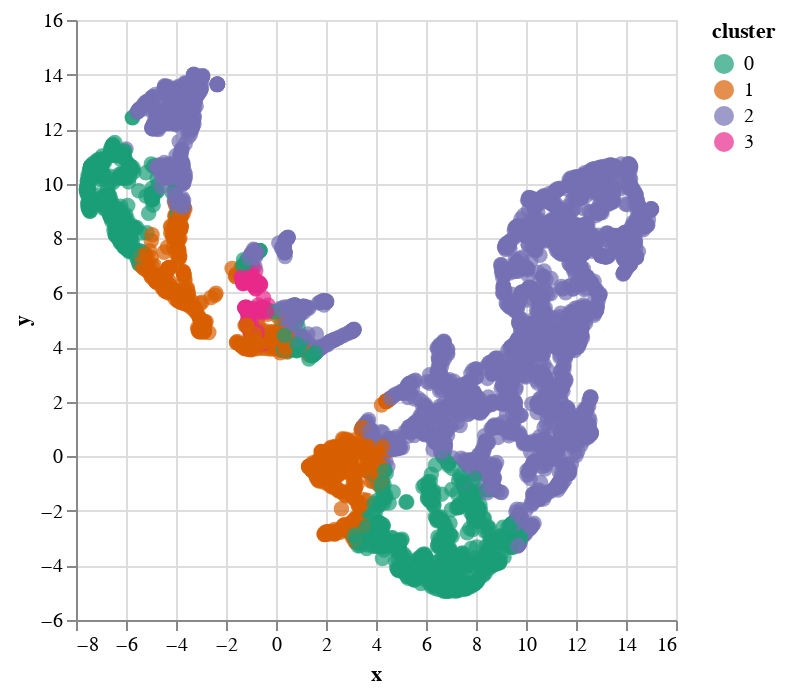

Notebook code for this chart:
### Code cell
# construct a new df from the embeddings
vis_data = pd.DataFrame(embeddings)
vis_data['sector'] = loans['sector'].iloc[sample_indices].values
vis_data['country'] = loans['country'].iloc[sample_indices].values
vis_data['activity'] = loans['activity'].iloc[sample_indices].values

# cluster & prepare for color
clusterer = KMeans(n_clusters=4)
vis_data['cluster'] = clusterer.fit_predict(sample_data)  # Tildel klyngeetiketter

# rename for matching
vis_data.columns = ['x', 'y', 'sector', 'country', 'activity', 'cluster']

# create an interactive scatter plot using altair with colors
chart = alt.Chart(vis_data).mark_circle(size=60).encode(
    x='x',
    y='y',
    tooltip=['sector', 'country', 'activity'],  # info when hovering mouse
    color=alt.Color('cluster:N', scale=alt.Scale(scheme='dark2'))
).interactive()

chart

### Figure 1 — Vega-Lite specification as saved in the notebook (floating-point values rounded to 4 significant figures; data arrays with more than 128 entries replaced by an {"elided": "..."} marker saying what was removed)
{"config": {"view": {"continuousWidth": 300, "continuousHeight": 300}}, "data": {"name": "data-1b2f79c43a627583c1650e0f31ccba9c"}, "mark": {"type": "circle", "size": 60}, "encoding": {"color": {"field": "cluster", "scale": {"scheme": "dark2"}, "type": "nominal"}, "tooltip": [{"field": "sector", "type": "nominal"}, {"field": "country", "type": "nominal"}, {"field": "activity", "type": "nominal"}], "x": {"field": "x", "type": "quantitative"}, "y": {"field": "y", "type": "quantitative"}}, "params": [{"name": "param_1", "select": {"type": "interval", "encodings": ["x", "y"]}, "bind": "scales"}], "$schema": "https://vega.github.io/schema/vega-lite/v5.8.0.json", "datasets": {"data-1b2f79c43a627583c1650e0f31ccba9c": {"elided": "5000 records"}}}
